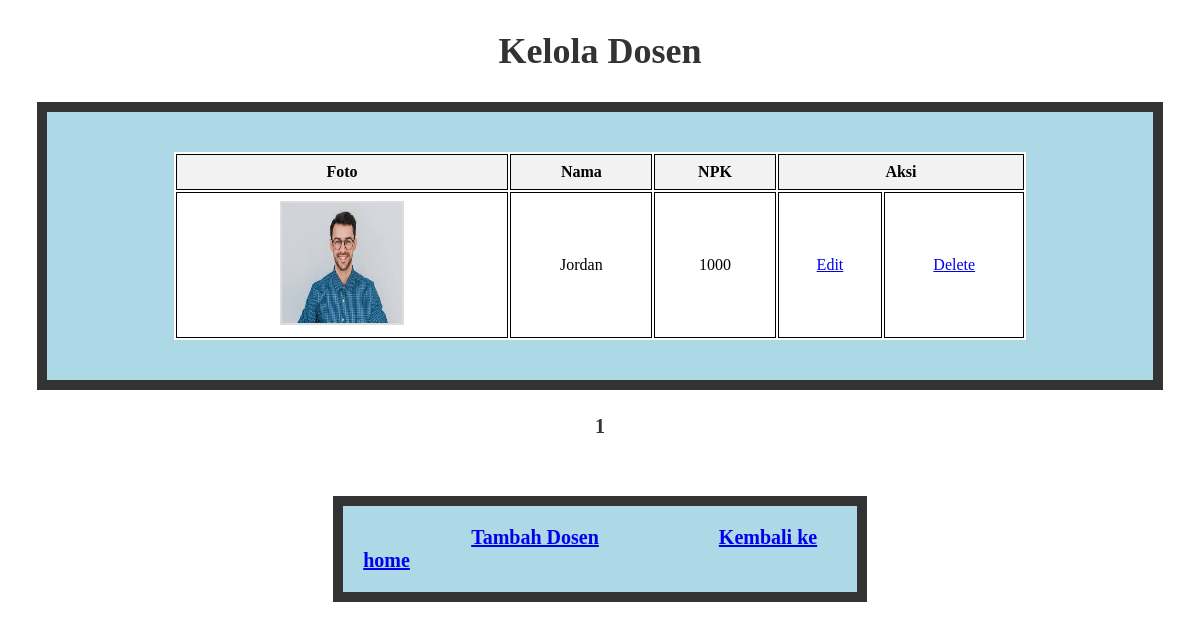
Page /admin_dosen.php?cari=1000 (signed in) on the committed database.
### tables this page shows
CREATE TABLE `dosen` (
  `npk` char(6) NOT NULL,
  `nama` varchar(45) DEFAULT NULL,
  `foto_extension` varchar(4) DEFAULT NULL,
  PRIMARY KEY (`npk`)
);

### Project_FSP FIX KE 3 OTW UTS/Project_FSP FIX KE 2 OTW UTS/Project_FSP/class/parent.php (called while the page is built, shortened)
<?php
class classParent {
    public function __construct() {
        $this->mysqli = new mysqli(SERVER, UID, PWD, DB);
    }
}
?>

### Project_FSP FIX KE 3 OTW UTS/Project_FSP FIX KE 2 OTW UTS/Project_FSP/class/dosen.php (called while the page is built, shortened)
<?php
    require_once 'parent.php';
    class dosen extends classParent {
        public function getDosen($npk, $offset = null, $limit = null){
            if (!is_null($offset)) {
               $sql = "SELECT * FROM DOSEN WHERE NPK LIKE ? LIMIT $offset, $limit";
                $stmt = $this->mysqli->prepare($sql);
                $stmt->bind_param('s', $npk);
            }
            else{
                $sql = 'SELECT * FROM DOSEN WHERE NPK LIKE ?';
                $stmt = $this->mysqli->prepare($sql);
                $stmt->bind_param('s', $npk);
            }
            $stmt->execute();
            $res = $stmt->get_result();
            return $res;
        }
    }
?>

### admin_dosen.php (the view, shortened to what this page needs)
<!DOCTYPE html>
<html>
    <?php
    require_once 'class/dosen.php';
    ?>
<head>
</head>
<body>
    <h2><b>Kelola Dosen</b></h2>
    <div class = 'tabelKontainer'>
    <table>
        <thead>
            <thead>
            <tr>
                <th>Foto</th>
                <th>Nama</th>
                <th>NPK</th>
                <th colspan="2">Aksi</th>
            </tr>
        </thead>
        <tbody>
            <?php
                $PER_PAGE = 3;
                $dosen = new dosen();
                $cari = isset($_GET['cari']) ? $_GET['cari'] : '';
                $cari_persen = "%" . $cari . "%";
                $offset = isset($_GET['start']) ? (int)$_GET['start'] : 0;
                $res = $dosen->getDosen($cari_persen, $offset, $PER_PAGE);
                while($row = $res->fetch_assoc()) {
                    echo "<tr>";
                        echo "<td> <img class = 'foto' src = 'image_dosen/" . $row['npk'] . "." . $row['foto_extension'] . "' width='100'></td>";
                        echo "<td>" . $row['nama'] . "</td>";
                        echo "<td>" . $row['npk'] . "</td>";
                        echo "<td>";
                            echo "<a href = 'admin_edit_dosen.php?npk=".$row['npk']."'>Edit</a>";
                        echo "</td>";
                        echo "<td>";
                            echo "<a href='admin_delete_dosen.php?npk=".$row['npk']."'>Delete</a>";
                        echo "</td>";
                    echo "</tr>";
                }
            ?>
        </tbody>
    </table>
    </div>
    <p>
        <?php
        $res = $dosen->getDosen($cari_persen);
        $total_data = $res->num_rows;
        $max_page = ceil($total_data / $PER_PAGE);
        $current_page = floor($offset / $PER_PAGE) + 1;
        for($page=1; $page <= $max_page; $page++)
        {
            $offs = ($page - 1) * $PER_PAGE;
            if ($page == $current_page)
            {
                echo "<b class = 'paging'>$page</b> ";
            }
            else{
                echo "<a class='paging' href='?start=$offs&cari=$cari'>$page</a> ";
            }
        }
        ?>
    </p> <br>
    <div class = 'linkKontainer'>
        <a id='linkInsert' href = "admin_insert_dosen.php">Tambah Dosen</a>
        <a id = 'balikHome' href = "admin_home.php">Kembali ke home</a>
    </div>
</body>
</html>

### admin_dosen.php (style rules this page uses)
h2 { text-align: center; margin-top: 30px; color: #333; font-size: 36px; font-weight: bold; }
img { border: 2px solid #ddd; }
p { text-align: center; margin-top: 25px; color: #333; font-size: 20px; }
table { width: 80%; margin: 20px auto; background: white; border: 10px #333; }
th, td { border: 1px solid black; padding: 8px; text-align: center; }
th { background-color: #f2f2f2; }
#linkInsert { margin-left: 100px; padding: 8px; font-size: 20px; font-weight: bold; }
#balikHome { margin-left: 100px; padding: 8px; font-size: 20px; font-weight: bold; }
.tabelKontainer { width: 90%; margin: 20px auto; background: lightblue; padding: 20px; border: 10px solid #333; }
.linkKontainer { width: 40%; margin: 20px auto; background: lightblue; padding: 20px; border: 10px solid #333; }
.paging { font-size: 20px; font-weight: bold; }
.foto { width: 120px; height: 120px; }

### rows in the picture
dosen: npk (picture), nama "Jordan", npk "1000"
